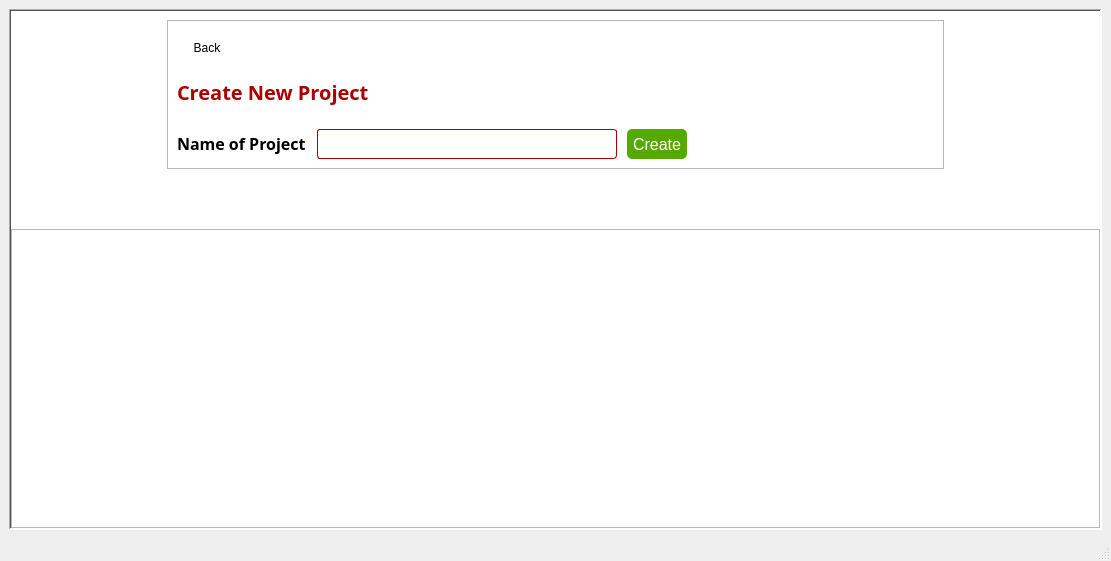
<?xml version="1.0" encoding="UTF-8"?>
<ui version="4.0">
 <class>MainWindow</class>
 <widget class="QMainWindow" name="MainWindow">
  <property name="geometry">
   <rect>
    <x>0</x>
    <y>0</y>
    <width>1111</width>
    <height>561</height>
   </rect>
  </property>
  <property name="sizePolicy">
   <sizepolicy hsizetype="Preferred" vsizetype="Preferred">
    <horstretch>0</horstretch>
    <verstretch>0</verstretch>
   </sizepolicy>
  </property>
  <property name="font">
   <font>
    <strikeout>false</strikeout>
   </font>
  </property>
  <property name="windowTitle">
   <string>MainWindow</string>
  </property>
  <property name="windowIcon">
   <iconset resource="../app_resources.qrc">
    <normaloff>:/images/GenBBS Logo.png</normaloff>:/images/GenBBS Logo.png</iconset>
  </property>
  <property name="autoFillBackground">
   <bool>true</bool>
  </property>
  <widget class="QWidget" name="centralwidgetNewprj">
   <property name="sizePolicy">
    <sizepolicy hsizetype="Minimum" vsizetype="Minimum">
     <horstretch>0</horstretch>
     <verstretch>0</verstretch>
    </sizepolicy>
   </property>
   <layout class="QVBoxLayout" name="verticalLayout">
    <item>
     <widget class="QFrame" name="frame1Newprj">
      <property name="sizePolicy">
       <sizepolicy hsizetype="Preferred" vsizetype="Preferred">
        <horstretch>0</horstretch>
        <verstretch>0</verstretch>
       </sizepolicy>
      </property>
      <property name="minimumSize">
       <size>
        <width>700</width>
        <height>500</height>
       </size>
      </property>
      <property name="maximumSize">
       <size>
        <width>16777215</width>
        <height>900</height>
       </size>
      </property>
      <property name="autoFillBackground">
       <bool>false</bool>
      </property>
      <property name="styleSheet">
       <string notr="true">#frame1Newprj {
background-color: white;
}
#btnCreateNewprj {
background-color: rgb(85, 170, 0);
border-radius: 5px;
color: white;
padding-left: 5px;
padding-right: 5px;
}
#btnCreateNewprj:hover {
background-color:rgb(139, 243, 59)
}
#btnBackNewprj {

border-radius: 5px;
color: black;
padding-left: 5px;
padding-right: 5px;
}
#btnBackNewprj:hover {
background-color:rgb(170, 170, 170)
}</string>
      </property>
      <property name="frameShape">
       <enum>QFrame::Shape::WinPanel</enum>
      </property>
      <property name="frameShadow">
       <enum>QFrame::Shadow::Sunken</enum>
      </property>
      <layout class="QVBoxLayout" name="verticalLayout_3" stretch="3,6">
       <property name="spacing">
        <number>60</number>
       </property>
       <property name="leftMargin">
        <number>0</number>
       </property>
       <property name="rightMargin">
        <number>0</number>
       </property>
       <property name="bottomMargin">
        <number>0</number>
       </property>
       <item>
        <layout class="QHBoxLayout" name="layout1Newprj" stretch="1,5,1">
         <item>
          <spacer name="hSpacer5_2">
           <property name="orientation">
            <enum>Qt::Orientation::Horizontal</enum>
           </property>
           <property name="sizeHint" stdset="0">
            <size>
             <width>40</width>
             <height>20</height>
            </size>
           </property>
          </spacer>
         </item>
         <item>
          <widget class="QFrame" name="frame3Newprj">
           <property name="styleSheet">
            <string notr="true"/>
           </property>
           <property name="frameShape">
            <enum>QFrame::Shape::StyledPanel</enum>
           </property>
           <property name="frameShadow">
            <enum>QFrame::Shadow::Raised</enum>
           </property>
           <layout class="QVBoxLayout" name="verticalLayout_2" stretch="0,1,5">
            <property name="spacing">
             <number>10</number>
            </property>
            <property name="topMargin">
             <number>20</number>
            </property>
            <item>
             <widget class="QPushButton" name="btnBackNewprj">
              <property name="sizePolicy">
               <sizepolicy hsizetype="Fixed" vsizetype="Fixed">
                <horstretch>0</horstretch>
                <verstretch>0</verstretch>
               </sizepolicy>
              </property>
              <property name="minimumSize">
               <size>
                <width>60</width>
                <height>0</height>
               </size>
              </property>
              <property name="maximumSize">
               <size>
                <width>60</width>
                <height>16777215</height>
               </size>
              </property>
              <property name="font">
               <font>
                <family>Segoe UI</family>
                <pointsize>9</pointsize>
               </font>
              </property>
              <property name="text">
               <string>Back</string>
              </property>
              <property name="icon">
               <iconset resource="../app_resources.qrc">
                <normaloff>:/images/Back_Button.jpg</normaloff>:/images/Back_Button.jpg</iconset>
              </property>
             </widget>
            </item>
            <item>
             <widget class="QLabel" name="label1Newprj">
              <property name="font">
               <font>
                <family>Arial Nova</family>
                <pointsize>15</pointsize>
                <bold>true</bold>
               </font>
              </property>
              <property name="styleSheet">
               <string notr="true">color: rgb(170, 0, 0);</string>
              </property>
              <property name="text">
               <string>Create New Project</string>
              </property>
             </widget>
            </item>
            <item>
             <layout class="QHBoxLayout" name="layout2Newprj" stretch="0,0,0,1">
              <item>
               <widget class="QLabel" name="label2Newprj">
                <property name="sizePolicy">
                 <sizepolicy hsizetype="Minimum" vsizetype="Fixed">
                  <horstretch>0</horstretch>
                  <verstretch>0</verstretch>
                 </sizepolicy>
                </property>
                <property name="minimumSize">
                 <size>
                  <width>130</width>
                  <height>0</height>
                 </size>
                </property>
                <property name="maximumSize">
                 <size>
                  <width>200</width>
                  <height>16777215</height>
                 </size>
                </property>
                <property name="font">
                 <font>
                  <family>Arial Nova</family>
                  <pointsize>12</pointsize>
                  <bold>true</bold>
                 </font>
                </property>
                <property name="text">
                 <string>Name of Project</string>
                </property>
               </widget>
              </item>
              <item>
               <widget class="QLineEdit" name="inputNameNewprj">
                <property name="sizePolicy">
                 <sizepolicy hsizetype="Minimum" vsizetype="Fixed">
                  <horstretch>0</horstretch>
                  <verstretch>0</verstretch>
                 </sizepolicy>
                </property>
                <property name="minimumSize">
                 <size>
                  <width>300</width>
                  <height>30</height>
                 </size>
                </property>
                <property name="styleSheet">
                 <string notr="true">border-radius: 3px;
border: 1px solid rgb(170, 0, 0);
padding-left: 5px;
</string>
                </property>
               </widget>
              </item>
              <item>
               <widget class="QPushButton" name="btnCreateNewprj">
                <property name="sizePolicy">
                 <sizepolicy hsizetype="Fixed" vsizetype="Fixed">
                  <horstretch>0</horstretch>
                  <verstretch>0</verstretch>
                 </sizepolicy>
                </property>
                <property name="minimumSize">
                 <size>
                  <width>60</width>
                  <height>30</height>
                 </size>
                </property>
                <property name="maximumSize">
                 <size>
                  <width>50</width>
                  <height>16777215</height>
                 </size>
                </property>
                <property name="palette">
                 <palette>
                  <active>
                   <colorrole role="WindowText">
                    <brush brushstyle="SolidPattern">
                     <color alpha="255">
                      <red>255</red>
                      <green>255</green>
                      <blue>255</blue>
                     </color>
                    </brush>
                   </colorrole>
                   <colorrole role="Button">
                    <brush brushstyle="SolidPattern">
                     <color alpha="255">
                      <red>85</red>
                      <green>170</green>
                      <blue>0</blue>
                     </color>
                    </brush>
                   </colorrole>
                   <colorrole role="Text">
                    <brush brushstyle="SolidPattern">
                     <color alpha="255">
                      <red>255</red>
                      <green>255</green>
                      <blue>255</blue>
                     </color>
                    </brush>
                   </colorrole>
                   <colorrole role="ButtonText">
                    <brush brushstyle="SolidPattern">
                     <color alpha="255">
                      <red>255</red>
                      <green>255</green>
                      <blue>255</blue>
                     </color>
                    </brush>
                   </colorrole>
                   <colorrole role="Base">
                    <brush brushstyle="SolidPattern">
                     <color alpha="255">
                      <red>85</red>
                      <green>170</green>
                      <blue>0</blue>
                     </color>
                    </brush>
                   </colorrole>
                   <colorrole role="Window">
                    <brush brushstyle="SolidPattern">
                     <color alpha="255">
                      <red>85</red>
                      <green>170</green>
                      <blue>0</blue>
                     </color>
                    </brush>
                   </colorrole>
                   <colorrole role="Highlight">
                    <brush brushstyle="SolidPattern">
                     <color alpha="255">
                      <red>39</red>
                      <green>191</green>
                      <blue>115</blue>
                     </color>
                    </brush>
                   </colorrole>
                   <colorrole role="PlaceholderText">
                    <brush brushstyle="SolidPattern">
                     <color alpha="128">
                      <red>255</red>
                      <green>255</green>
                      <blue>255</blue>
                     </color>
                    </brush>
                   </colorrole>
                  </active>
                  <inactive>
                   <colorrole role="WindowText">
                    <brush brushstyle="SolidPattern">
                     <color alpha="255">
                      <red>255</red>
                      <green>255</green>
                      <blue>255</blue>
                     </color>
                    </brush>
                   </colorrole>
                   <colorrole role="Button">
                    <brush brushstyle="SolidPattern">
                     <color alpha="255">
                      <red>85</red>
                      <green>170</green>
                      <blue>0</blue>
                     </color>
                    </brush>
                   </colorrole>
                   <colorrole role="Text">
                    <brush brushstyle="SolidPattern">
                     <color alpha="255">
                      <red>255</red>
                      <green>255</green>
                      <blue>255</blue>
                     </color>
                    </brush>
                   </colorrole>
                   <colorrole role="ButtonText">
                    <brush brushstyle="SolidPattern">
                     <color alpha="255">
                      <red>255</red>
                      <green>255</green>
                      <blue>255</blue>
                     </color>
                    </brush>
                   </colorrole>
                   <colorrole role="Base">
                    <brush brushstyle="SolidPattern">
                     <color alpha="255">
                      <red>85</red>
                      <green>170</green>
                      <blue>0</blue>
                     </color>
                    </brush>
                   </colorrole>
                   <colorrole role="Window">
                    <brush brushstyle="SolidPattern">
                     <color alpha="255">
                      <red>85</red>
                      <green>170</green>
                      <blue>0</blue>
                     </color>
                    </brush>
                   </colorrole>
                   <colorrole role="Highlight">
                    <brush brushstyle="SolidPattern">
                     <color alpha="255">
                      <red>39</red>
                      <green>191</green>
                      <blue>115</blue>
                     </color>
                    </brush>
                   </colorrole>
                   <colorrole role="PlaceholderText">
                    <brush brushstyle="SolidPattern">
                     <color alpha="128">
                      <red>255</red>
                      <green>255</green>
                      <blue>255</blue>
                     </color>
                    </brush>
                   </colorrole>
                  </inactive>
                  <disabled>
                   <colorrole role="WindowText">
                    <brush brushstyle="SolidPattern">
                     <color alpha="255">
                      <red>255</red>
                      <green>255</green>
                      <blue>255</blue>
                     </color>
                    </brush>
                   </colorrole>
                   <colorrole role="Button">
                    <brush brushstyle="SolidPattern">
                     <color alpha="255">
                      <red>85</red>
                      <green>170</green>
                      <blue>0</blue>
                     </color>
                    </brush>
                   </colorrole>
                   <colorrole role="Text">
                    <brush brushstyle="SolidPattern">
                     <color alpha="255">
                      <red>255</red>
                      <green>255</green>
                      <blue>255</blue>
                     </color>
                    </brush>
                   </colorrole>
                   <colorrole role="ButtonText">
                    <brush brushstyle="SolidPattern">
                     <color alpha="255">
                      <red>255</red>
                      <green>255</green>
                      <blue>255</blue>
                     </color>
                    </brush>
                   </colorrole>
                   <colorrole role="Base">
                    <brush brushstyle="SolidPattern">
                     <color alpha="255">
                      <red>85</red>
                      <green>170</green>
                      <blue>0</blue>
                     </color>
                    </brush>
                   </colorrole>
                   <colorrole role="Window">
                    <brush brushstyle="SolidPattern">
                     <color alpha="255">
                      <red>85</red>
                      <green>170</green>
                      <blue>0</blue>
                     </color>
                    </brush>
                   </colorrole>
                   <colorrole role="Highlight">
                    <brush brushstyle="SolidPattern">
                     <color alpha="255">
                      <red>39</red>
                      <green>191</green>
                      <blue>115</blue>
                     </color>
                    </brush>
                   </colorrole>
                   <colorrole role="PlaceholderText">
                    <brush brushstyle="SolidPattern">
                     <color alpha="128">
                      <red>255</red>
                      <green>255</green>
                      <blue>255</blue>
                     </color>
                    </brush>
                   </colorrole>
                  </disabled>
                 </palette>
                </property>
                <property name="font">
                 <font>
                  <family>Segoe UI</family>
                  <pointsize>12</pointsize>
                  <italic>false</italic>
                  <bold>false</bold>
                 </font>
                </property>
                <property name="autoFillBackground">
                 <bool>false</bool>
                </property>
                <property name="styleSheet">
                 <string notr="true"/>
                </property>
                <property name="text">
                 <string>Create</string>
                </property>
                <property name="checkable">
                 <bool>true</bool>
                </property>
               </widget>
              </item>
              <item>
               <spacer name="hSpacer5_1">
                <property name="orientation">
                 <enum>Qt::Orientation::Horizontal</enum>
                </property>
                <property name="sizeHint" stdset="0">
                 <size>
                  <width>40</width>
                  <height>20</height>
                 </size>
                </property>
               </spacer>
              </item>
             </layout>
            </item>
           </layout>
          </widget>
         </item>
         <item>
          <spacer name="hSpacer5_3">
           <property name="orientation">
            <enum>Qt::Orientation::Horizontal</enum>
           </property>
           <property name="sizeHint" stdset="0">
            <size>
             <width>40</width>
             <height>20</height>
            </size>
           </property>
          </spacer>
         </item>
        </layout>
       </item>
       <item>
        <widget class="QFrame" name="frame2Newprj">
         <property name="styleSheet">
          <string notr="true">#frame2Newprj {
	
	background-image: url(:/images/Reinf_Backdrop.jpeg);
    background-repeat: no-repeat;
    background-position: center;
    background-attachment: fixed;
}</string>
         </property>
         <property name="frameShape">
          <enum>QFrame::Shape::StyledPanel</enum>
         </property>
         <property name="frameShadow">
          <enum>QFrame::Shadow::Raised</enum>
         </property>
         <layout class="QHBoxLayout" name="horizontalLayout">
          <item>
           <widget class="QLabel" name="genBBSLogo">
            <property name="sizePolicy">
             <sizepolicy hsizetype="Maximum" vsizetype="Maximum">
              <horstretch>0</horstretch>
              <verstretch>0</verstretch>
             </sizepolicy>
            </property>
            <property name="maximumSize">
             <size>
              <width>150</width>
              <height>150</height>
             </size>
            </property>
            <property name="text">
             <string/>
            </property>
            <property name="pixmap">
             <pixmap resource="../app_resources.qrc">:/images/GenBBS Logo.png</pixmap>
            </property>
            <property name="scaledContents">
             <bool>true</bool>
            </property>
           </widget>
          </item>
         </layout>
        </widget>
       </item>
      </layout>
     </widget>
    </item>
   </layout>
  </widget>
  <widget class="QMenuBar" name="menubar">
   <property name="geometry">
    <rect>
     <x>0</x>
     <y>0</y>
     <width>1111</width>
     <height>22</height>
    </rect>
   </property>
  </widget>
  <widget class="QStatusBar" name="statusbar"/>
 </widget>
 <resources>
  <include location="../app_resources.qrc"/>
 </resources>
 <connections/>
</ui>
